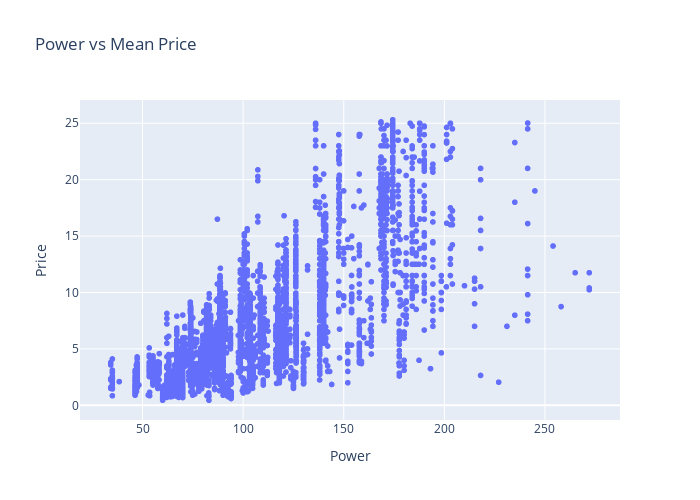

The notebook cell saved with this chart:
### Markdown cell above
##### Power vs Price

### Code cell
fig = px.scatter(df,x='Power',y='Price' , width=700 , height =500,title='Power vs Mean Price')
fig.show()

### Figure 1 — Plotly figure (JSON) as saved in the notebook; plotly's stock layout.template omitted (floating-point values rounded to 4 significant figures; data arrays with more than 128 entries replaced by an {"elided": "..."} marker saying what was removed)
{"data": [{"hovertemplate": "Power=%{x}<br>Price=%{y}<extra></extra>", "legendgroup": "", "marker": {"color": "#636efa", "symbol": "circle"}, "mode": "markers", "name": "", "showlegend": false, "type": "scattergl", "x": {"elided": "4880 float values"}, "xaxis": "x", "y": {"elided": "4880 float values"}, "yaxis": "y"}], "layout": {"height": 500, "legend": {"tracegroupgap": 0}, "title": {"text": "Power vs Mean Price"}, "width": 700, "xaxis": {"anchor": "y", "domain": [0, 1], "title": {"text": "Power"}}, "yaxis": {"anchor": "x", "domain": [0, 1], "title": {"text": "Price"}}}}
